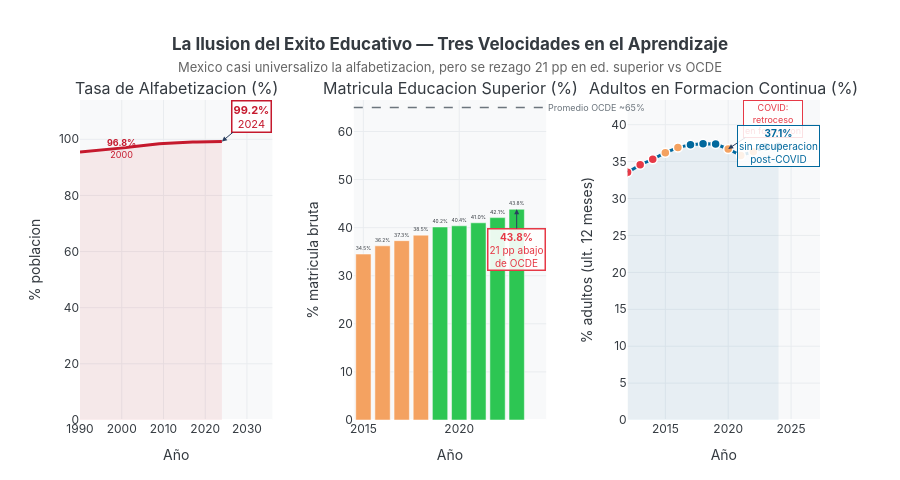

Notebook code cell kept with this figure:
### Markdown cell above
## Acto I — La Ilusión del Éxito
La tasa de alfabetización llega al **99.2 %** en 2024 — una cifra que México repite con orgullo.
Pero detrás del titular se esconden dos crisis silenciosas: la matrícula de educación superior
apenas alcanza el **43.8 %** (vs. ~65 % promedio OCDE) y solo el **37 %** de adultos participa
en formación continua. México sabe leer; no sabe aprender permanentemente.

### Code cell
# ══════════════════════════════════════════════════════════════════════════════
# FIGURA 1 — La Ilusión del Éxito Educativo
# ══════════════════════════════════════════════════════════════════════════════
alfab = get_serie('4.6.1.A')
hed   = get_serie('4R.3.1')
adult = get_serie('4.3.1')

fig1 = make_subplots(
    rows=1, cols=3,
    subplot_titles=[
        'Tasa de Alfabetizacion (%)',
        'Matricula Educacion Superior (%)',
        'Adultos en Formacion Continua (%)'
    ],
    horizontal_spacing=0.11
)

# ── Panel 1: Alfabetización ───────────────────────────────────────────────────
fig1.add_trace(go.Scatter(
    x=alfab['periodo'], y=alfab['valor'],
    mode='lines',
    line=dict(color=C_ODS4, width=3),
    fill='tozeroy', fillcolor='rgba(197,25,45,0.08)',
    showlegend=False,
    hovertemplate='<b>%{x}</b><br>Alfabetizacion: <b>%{y:.1f}%</b><extra></extra>'
), row=1, col=1)

fig1.add_annotation(
    x=2000, y=96.8,
    text='<b>96.8%</b><br>2000',
    showarrow=False, font=dict(size=9, color=C_ODS4), row=1, col=1
)
fig1.add_annotation(
    x=2024, y=99.2,
    text='<b>99.2%</b><br>2024',
    showarrow=True, arrowhead=2, ax=30, ay=-25,
    font=dict(size=11, color=C_ODS4),
    bgcolor='rgba(255,255,255,0.9)', bordercolor=C_ODS4, borderwidth=1.5,
    row=1, col=1
)

# ── Panel 2: Educación superior ───────────────────────────────────────────────
hed_colors = [C_ACENTO if v < 40 else C_MEJORA for v in hed['valor']]
fig1.add_trace(go.Bar(
    x=hed['periodo'], y=hed['valor'],
    marker_color=hed_colors,
    marker_line_color='white', marker_line_width=0.5,
    text=['{:.1f}%'.format(v) for v in hed['valor']],
    textposition='outside', textfont=dict(size=10),
    showlegend=False,
    hovertemplate='<b>%{x}</b><br>Matricula superior: <b>%{y:.1f}%</b><extra></extra>'
), row=1, col=2)

fig1.add_hline(
    y=65, line_width=1.5, line_dash='dash', line_color='#6C757D',
    annotation_text='Promedio OCDE ~65%',
    annotation_position='right',
    annotation_font=dict(size=9, color='#6C757D'),
    row=1, col=2
)
fig1.add_annotation(
    x=2023, y=43.83,
    text='<b>43.8%</b><br>21 pp abajo<br>de OCDE',
    showarrow=True, arrowhead=2, ax=0, ay=40,
    font=dict(size=10, color=C_ALERTA),
    bgcolor='rgba(255,255,255,0.9)', bordercolor=C_ALERTA, borderwidth=1.5,
    row=1, col=2
)

# ── Panel 3: Adultos en formación continua ────────────────────────────────────
adult_colors = [C_ALERTA if v < 35.5 else C_ACENTO if v < 37 else C_ODS16 for v in adult['valor']]
fig1.add_trace(go.Scatter(
    x=adult['periodo'], y=adult['valor'],
    mode='lines+markers',
    line=dict(color=C_ODS16, width=3),
    marker=dict(size=9, color=adult_colors, line=dict(width=1.5, color='white')),
    fill='tozeroy', fillcolor='rgba(0,104,157,0.07)',
    showlegend=False,
    hovertemplate='<b>%{x}</b><br>Adultos en formacion: <b>%{y:.1f}%</b><extra></extra>'
), row=1, col=3)

fig1.add_annotation(
    x=2020, y=36.71,
    text='COVID:<br>retroceso<br>en formacion',
    showarrow=True, arrowhead=2, ax=45, ay=-30,
    font=dict(size=9, color=C_ALERTA),
    bgcolor='rgba(255,255,255,0.85)', bordercolor=C_ALERTA, borderwidth=1,
    row=1, col=3
)
fig1.add_annotation(
    x=2024, y=37.07,
    text='<b>37.1%</b><br>sin recuperacion<br>post-COVID',
    showarrow=False,
    font=dict(size=10, color=C_ODS16),
    bgcolor='rgba(255,255,255,0.85)', bordercolor=C_ODS16, borderwidth=1,
    row=1, col=3
)

fig1.update_yaxes(title_text='% poblacion', row=1, col=1)
fig1.update_yaxes(title_text='% matricula bruta', row=1, col=2)
fig1.update_yaxes(title_text='% adultos (ult. 12 meses)', row=1, col=3)
fig1.update_xaxes(showgrid=True, gridcolor='#E9ECEF', title_text='Año')
fig1.update_yaxes(showgrid=True, gridcolor='#E9ECEF')

fig1.update_layout(
    title=dict(
        text='<b>La Ilusion del Exito Educativo — Tres Velocidades en el Aprendizaje</b><br>'
             '<span style="font-size:13px;color:#666;font-weight:normal">'
             'Mexico casi universalizo la alfabetizacion, pero se rezago 21 pp en ed. superior vs OCDE</span>',
        x=0.5, xanchor='center'
    ),
    height=480, plot_bgcolor=C_FONDO, paper_bgcolor='white',
    font=dict(family='Inter, Arial, sans-serif', color=C_LINEA),
    margin=dict(t=100, b=60)
)
fig1.show()

### Figure 1 — Plotly figure (JSON) as saved in the notebook; plotly's stock layout.template omitted (floating-point values rounded to 4 significant figures)
{"data": [{"fill": "tozeroy", "fillcolor": "rgba(197,25,45,0.08)", "hovertemplate": "<b>%{x}</b><br>Alfabetizacion: <b>%{y:.1f}%</b><extra></extra>", "line": {"color": "#C5192D", "width": 3}, "mode": "lines", "showlegend": false, "type": "scatter", "x": [1990, 1991, 1992, 1993, 1994, 1995, 1996, 1997, 1998, 1999, 2000, 2001, 2002, 2003, 2004, 2005, 2006, 2007, 2008, 2009, 2010, 2011, 2012, 2013, 2014, 2015, 2016, 2017, 2018, 2019, 2020, 2021, 2022, 2023, 2024], "xaxis": "x", "y": [95.48, 95.6, 95.72, 95.84, 95.97, 96.09, 96.22, 96.35, 96.47, 96.61, 96.81, 97.02, 97.22, 97.43, 97.63, 97.79, 97.94, 98.09, 98.25, 98.4, 98.51, 98.63, 98.74, 98.85, 98.96, 98.99, 99.01, 99.03, 99.06, 99.08, 99.11, 99.13, 99.16, 99.19, 99.2], "yaxis": "y"}, {"hovertemplate": "<b>%{x}</b><br>Matricula superior: <b>%{y:.1f}%</b><extra></extra>", "marker": {"color": ["#F4A261", "#F4A261", "#F4A261", "#F4A261", "#2DC653", "#2DC653", "#2DC653", "#2DC653", "#2DC653"], "line": {"color": "white", "width": 0.5}}, "showlegend": false, "text": ["34.5%", "36.2%", "37.3%", "38.5%", "40.2%", "40.4%", "41.0%", "42.1%", "43.8%"], "textfont": {"size": 10}, "textposition": "outside", "type": "bar", "x": [2015, 2016, 2017, 2018, 2019, 2020, 2021, 2022, 2023], "xaxis": "x2", "y": [34.51, 36.23, 37.3, 38.45, 40.15, 40.39, 41.02, 42.1, 43.83], "yaxis": "y2"}, {"fill": "tozeroy", "fillcolor": "rgba(0,104,157,0.07)", "hovertemplate": "<b>%{x}</b><br>Adultos en formacion: <b>%{y:.1f}%</b><extra></extra>", "line": {"color": "#00689D", "width": 3}, "marker": {"color": ["#E63946", "#E63946", "#E63946", "#F4A261", "#F4A261", "#00689D", "#00689D", "#00689D", "#F4A261", "#F4A261", "#F4A261", "#00689D", "#00689D"], "line": {"color": "white", "width": 1.5}, "size": 9}, "mode": "lines+markers", "showlegend": false, "type": "scatter", "x": [2012, 2013, 2014, 2015, 2016, 2017, 2018, 2019, 2020, 2021, 2022, 2023, 2024], "xaxis": "x3", "y": [33.55, 34.58, 35.32, 36.21, 36.91, 37.3, 37.44, 37.37, 36.71, 35.84, 36.35, 37.02, 37.07], "yaxis": "y3"}], "layout": {"annotations": [{"font": {"size": 16}, "showarrow": false, "text": "Tasa de Alfabetizacion (%)", "x": 0.13, "xanchor": "center", "xref": "paper", "y": 1.0, "yanchor": "bottom", "yref": "paper"}, {"font": {"size": 16}, "showarrow": false, "text": "Matricula Educacion Superior (%)", "x": 0.5, "xanchor": "center", "xref": "paper", "y": 1.0, "yanchor": "bottom", "yref": "paper"}, {"font": {"size": 16}, "showarrow": false, "text": "Adultos en Formacion Continua (%)", "x": 0.87, "xanchor": "center", "xref": "paper", "y": 1.0, "yanchor": "bottom", "yref": "paper"}, {"font": {"color": "#C5192D", "size": 9}, "showarrow": false, "text": "<b>96.8%</b><br>2000", "x": 2000, "xref": "x", "y": 96.8, "yref": "y"}, {"arrowhead": 2, "ax": 30, "ay": -25, "bgcolor": "rgba(255,255,255,0.9)", "bordercolor": "#C5192D", "borderwidth": 1.5, "font": {"color": "#C5192D", "size": 11}, "showarrow": true, "text": "<b>99.2%</b><br>2024", "x": 2024, "xref": "x", "y": 99.2, "yref": "y"}, {"font": {"color": "#6C757D", "size": 9}, "showarrow": false, "text": "Promedio OCDE ~65%", "x": 1, "xanchor": "left", "xref": "x2 domain", "y": 65, "yanchor": "middle", "yref": "y2"}, {"arrowhead": 2, "ax": 0, "ay": 40, "bgcolor": "rgba(255,255,255,0.9)", "bordercolor": "#E63946", "borderwidth": 1.5, "font": {"color": "#E63946", "size": 10}, "showarrow": true, "text": "<b>43.8%</b><br>21 pp abajo<br>de OCDE", "x": 2023, "xref": "x2", "y": 43.83, "yref": "y2"}, {"arrowhead": 2, "ax": 45, "ay": -30, "bgcolor": "rgba(255,255,255,0.85)", "bordercolor": "#E63946", "borderwidth": 1, "font": {"color": "#E63946", "size": 9}, "showarrow": true, "text": "COVID:<br>retroceso<br>en formacion", "x": 2020, "xref": "x3", "y": 36.71, "yref": "y3"}, {"bgcolor": "rgba(255,255,255,0.85)", "bordercolor": "#00689D", "borderwidth": 1, "font": {"color": "#00689D", "size": 10}, "showarrow": false, "text": "<b>37.1%</b><br>sin recuperacion<br>post-COVID", "x": 2024, "xref": "x3", "y": 37.07, "yref": "y3"}], "font": {"color": "#343A40", "family": "Inter, Arial, sans-serif"}, "height": 480, "margin": {"b": 60, "t": 100}, "paper_bgcolor": "white", "plot_bgcolor": "#F8F9FA", "shapes": [{"line": {"color": "#6C757D", "dash": "dash", "width": 1.5}, "type": "line", "x0": 0, "x1": 1, "xref": "x2 domain", "y0": 65, "y1": 65, "yref": "y2"}], "title": {"text": "<b>La Ilusion del Exito Educativo — Tres Velocidades en el Aprendizaje</b><br><span style=\"font-size:13px;color:#666;font-weight:normal\">Mexico casi universalizo la alfabetizacion, pero se rezago 21 pp en ed. superior vs OCDE</span>", "x": 0.5, "xanchor": "center"}, "xaxis": {"anchor": "y", "domain": [0.0, 0.26], "gridcolor": "#E9ECEF", "showgrid": true, "title": {"text": "Año"}}, "xaxis2": {"anchor": "y2", "domain": [0.37, 0.63], "gridcolor": "#E9ECEF", "showgrid": true, "title": {"text": "Año"}}, "xaxis3": {"anchor": "y3", "domain": [0.74, 1.0], "gridcolor": "#E9ECEF", "showgrid": true, "title": {"text": "Año"}}, "yaxis": {"anchor": "x", "domain": [0.0, 1.0], "gridcolor": "#E9ECEF", "showgrid": true, "title": {"text": "% poblacion"}}, "yaxis2": {"anchor": "x2", "domain": [0.0, 1.0], "gridcolor": "#E9ECEF", "showgrid": true, "title": {"text": "% matricula bruta"}}, "yaxis3": {"anchor": "x3", "domain": [0.0, 1.0], "gridcolor": "#E9ECEF", "showgrid": true, "title": {"text": "% adultos (ult. 12 meses)"}}}}
